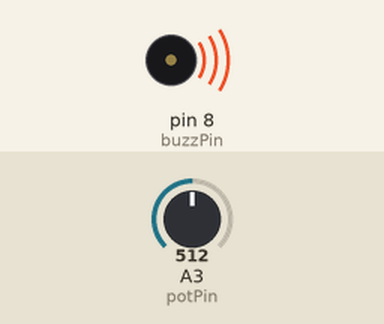
This sketch was run on a simulated Arduino Uno, built with avr-gcc and run on an emulated ATmega328P. Shown: buzzer (waves = sounding). The inputs (shaded band) are chosen by the test bench; at power-on: A3 (potPin) = 512.

Above: at 0.1 s.
Timing chart, 0 to 1.6 s (numbered marks = the images above):
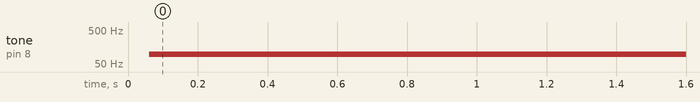

The sketch:

P14.ino
```cpp
int buzzPin=8;
int potPin=A3;
int potVal;
int toneVal;


void setup() {
  // put your setup code here, to run once:
pinMode(buzzPin,OUTPUT);
pinMode(potPin,INPUT);
}

void loop() {
  // put your main code here, to run repeatedly:
potVal=analogRead(potPin);
toneVal=(9940./1023.)*potVal+60;


digitalWrite(buzzPin,HIGH );
delayMicroseconds(toneVal);
digitalWrite(buzzPin,LOW);
delayMicroseconds(toneVal);

}
```

Measured:
- by itself, tone on pin 8 (buzzPin): silent → 98 Hz at 0.06 s
